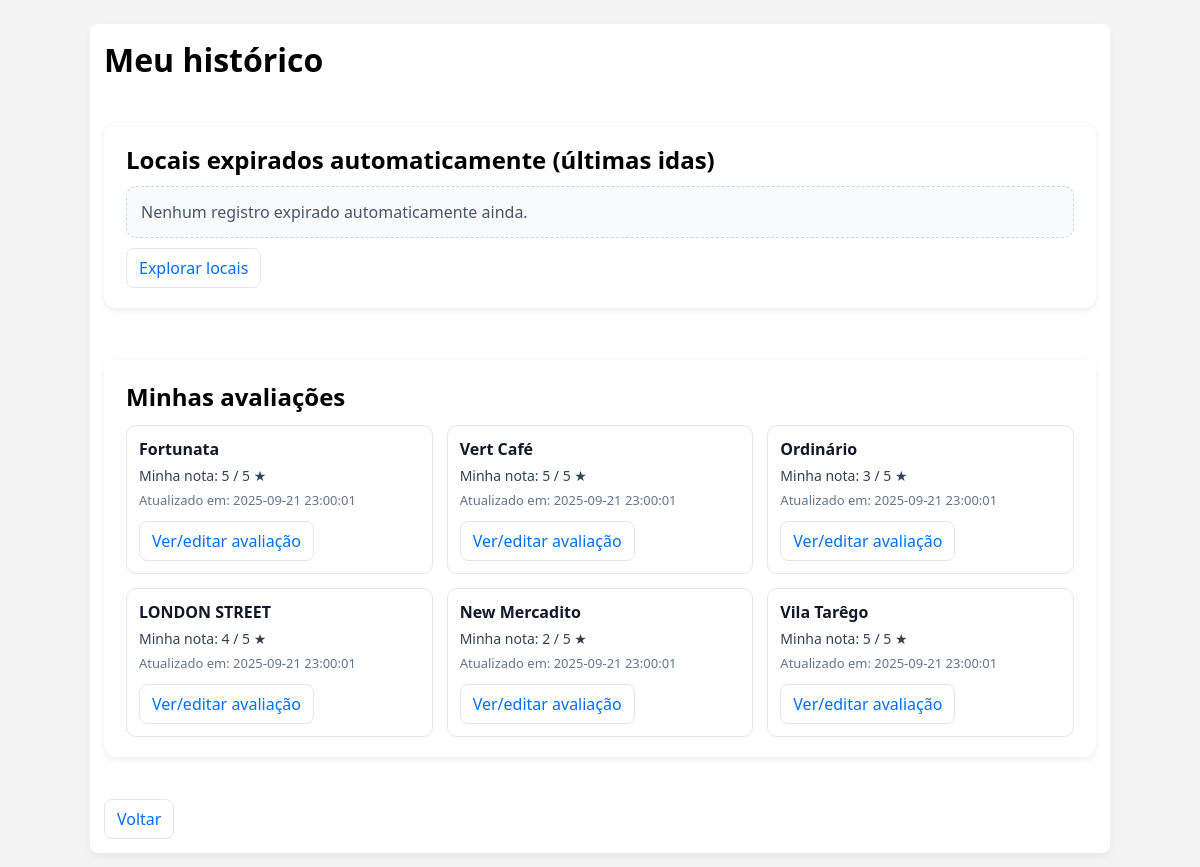
Page /usuario/historico.php (signed in) on the earlier database version.
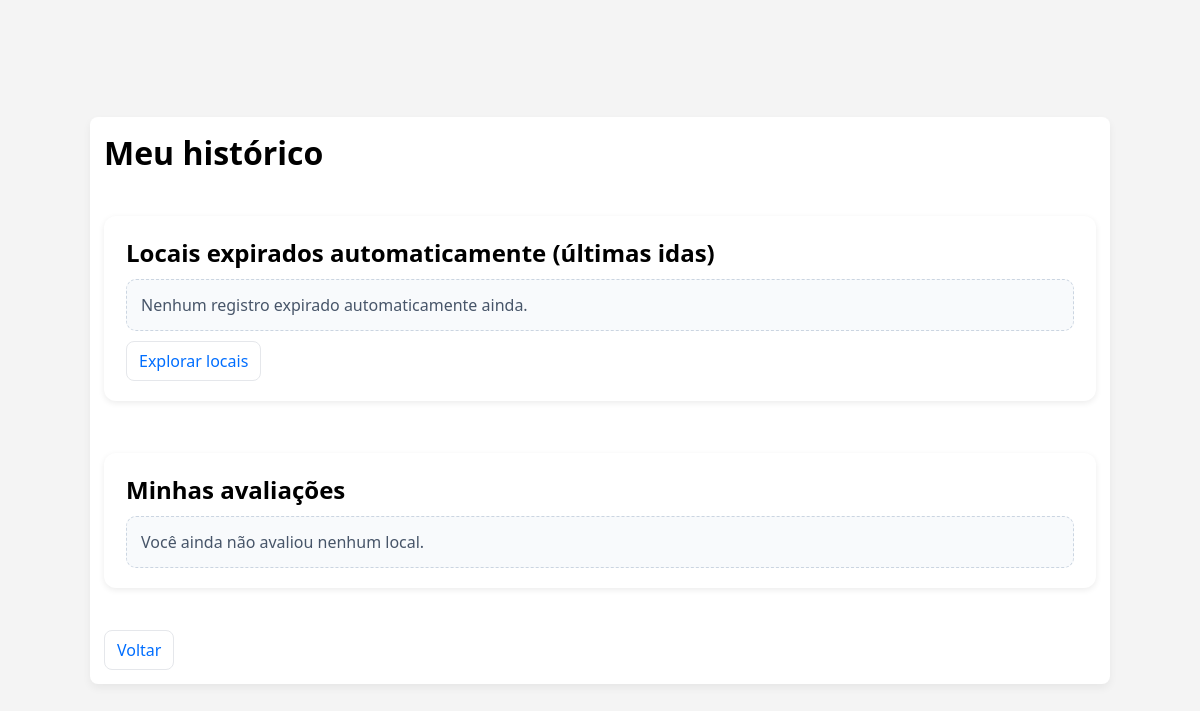
Same page on the later database version.
### tables this page shows
CREATE TABLE `avaliacoes` (
  `id_avaliacao`  INT(11) NOT NULL AUTO_INCREMENT,
  `id_usuario`    INT(11) NOT NULL,
  `id_local`      INT(11) NOT NULL,
  `nota`          TINYINT(4) NOT NULL CHECK (`nota` BETWEEN 1 AND 5),
  `comentario`    TEXT DEFAULT NULL,
  `criado_em`     TIMESTAMP NOT NULL DEFAULT CURRENT_TIMESTAMP,
  `atualizado_em` TIMESTAMP NOT NULL DEFAULT CURRENT_TIMESTAMP ON UPDATE CURRENT_TIMESTAMP,
  PRIMARY KEY (`id_avaliacao`),
  UNIQUE KEY `unq_avaliacoes_usuario_local` (`id_usuario`,`id_local`),
  KEY `fk_avaliacoes_local` (`id_local`),
  CONSTRAINT `fk_avaliacoes_usuario`
    FOREIGN KEY (`id_usuario`) REFERENCES `usuario` (`id_usuario`) ON DELETE CASCADE,
  CONSTRAINT `fk_avaliacoes_local`
    FOREIGN KEY (`id_local`)   REFERENCES `locais`  (`id_local`)   ON DELETE CASCADE
);

CREATE TABLE `locais` (
  `id_local` INT(11) NOT NULL AUTO_INCREMENT,
  `nome`     VARCHAR(120) NOT NULL,
  `tipo`     ENUM(
               'Restaurante','Bar','Cafeteria','Lanchonete','Pizzaria','Pub','Balada',
               'Parque','Trilha','Praça','Museu','Teatro','Cinema','Show','Evento',
               'Feira','Mercado','Centro Cultural','Atração Turística','Outro'
             ) NOT NULL,
  `descricao`              TEXT DEFAULT NULL,
  `endereco`               VARCHAR(255) NOT NULL,
  `faixa_preco`            ENUM('Econômico','Médio','Alto') NOT NULL,
  `horario_funcionamento`  TEXT DEFAULT NULL,
  `site`                   VARCHAR(255) DEFAULT NULL,
  `telefone`               VARCHAR(25)  DEFAULT NULL,
  `email_contato`          VARCHAR(120) DEFAULT NULL,
  `redes_sociais`          TEXT DEFAULT NULL,
  `servicos`               TEXT DEFAULT NULL,
  `imagem_capa`            VARCHAR(255) DEFAULT NULL,
  `avaliacao_media`        FLOAT DEFAULT 0,
  `criado_em`              TIMESTAMP NOT NULL DEFAULT CURRENT_TIMESTAMP,
  `atualizado_em`          TIMESTAMP NOT NULL DEFAULT CURRENT_TIMESTAMP ON UPDATE CURRENT_TIMESTAMP,
  PRIMARY KEY (`id_local`),
  KEY `idx_locais_tipo` (`tipo`),
  KEY `idx_locais_faixa` (`faixa_preco`),
  KEY `idx_locais_nome`  (`nome`)
);

### usuario/historico.php (the view, shortened to what this page needs)
<?php
$pdo = pdo();
$idUsuario = $_SESSION['id_usuario']
  ?? $_SESSION['user_id']
  ?? ($_SESSION['usuario']['id_usuario'] ?? null)
  ?? ($_SESSION['user']['id_usuario'] ?? null)
  ?? ($_SESSION['auth']['id_usuario'] ?? null);
$idUsuario = (int) ($idUsuario ?? 0);
$pdo->prepare("
  UPDATE estou_indo
     SET desmarcado_em = NOW(),
         desmarcado_motivo = 'auto'
   WHERE id_usuario = :u
     AND desmarcado_em IS NULL
     AND TIMESTAMPDIFF(HOUR, data_marcacao, NOW()) > 12
")->execute([':u' => $idUsuario]);
$sqlIr = "
  SELECT
    ei.data_marcacao,
    ei.desmarcado_em,
    ei.desmarcado_motivo,
    l.id_local,
    l.nome,
    l.tipo,
    l.faixa_preco,
    l.endereco,
    l.avaliacao_media,
    'encerrado (auto)' AS status
  FROM estou_indo ei
  JOIN locais l ON l.id_local = ei.id_local
  WHERE ei.id_usuario = :u
    AND ei.desmarcado_em IS NOT NULL
    AND ei.desmarcado_motivo = 'auto'
  ORDER BY ei.data_marcacao DESC
";
$stmtIr = $pdo->prepare($sqlIr);
$stmtIr->execute([':u' => $idUsuario]);
$indo = $stmtIr->fetchAll(PDO::FETCH_ASSOC);
$sqlAval = "
  SELECT a.id_avaliacao, a.nota, a.comentario, a.criado_em, a.atualizado_em,
         l.id_local, l.nome, l.tipo, l.faixa_preco, l.avaliacao_media
  FROM avaliacoes a
  JOIN locais l ON l.id_local = a.id_local
  WHERE a.id_usuario = :u
  ORDER BY a.atualizado_em DESC, a.criado_em DESC
";
$stmtAval = $pdo->prepare($sqlAval);
$stmtAval->execute([':u' => $idUsuario]);
$avaliacoes = $stmtAval->fetchAll(PDO::FETCH_ASSOC);
?>
<!DOCTYPE html>
<html lang="pt-br">
<head>
  <link rel="stylesheet" href="../css/style.css">
  <link rel="stylesheet" href="../css/explorar.css">
</head>
<body>
  <div class="main-container">
    <h1 style="margin-bottom:10px;">Meu histórico</h1>
    <section class="section">
      <h2>Locais expirados automaticamente (últimas idas)</h2>
      <?php if (!$indo): ?>
        <div class="empty">Nenhum registro expirado automaticamente ainda.</div>
        <div style="margin-top:10px;">
          <a class="link-button" href="../locais/explorar.php">Explorar locais</a>
        </div>
      <?php endif; ?>
    </section>
    <section class="section">
      <h2>Minhas avaliações</h2>
      <?php if (!$avaliacoes): ?>
        <div class="empty">Você ainda não avaliou nenhum local.</div>
      <?php else: ?>
        <div class="items-list">
          <?php foreach ($avaliacoes as $row): ?>
            <div class="item-card">
              <div class="title"><?php echo htmlspecialchars($row['nome'], ENT_QUOTES, 'UTF-8'); ?></div>
              <div class="rating">Minha nota: <?php echo (int)$row['nota']; ?> / 5 ★</div>
              <div class="meta">Atualizado em: <?php echo htmlspecialchars($row['atualizado_em'], ENT_QUOTES, 'UTF-8'); ?></div>
              <div class="actions">
                <a class="link-button" href="../locais/detalhes.php?id=<?php echo (int)$row['id_local']; ?>">Ver/editar avaliação</a>
              </div>
            </div>
          <?php endforeach; ?>
        </div>
      <?php endif; ?>
    </section>
    <div style="margin-top:10px;">
      <a class="link-button" href="../auth/perfil.php">Voltar</a>
    </div>
  </div>
</body>
</html>

Differences in the rows shown:
removed avaliacoes: id_local.nome "Fortunata", nota "5", atualizado_em "2025-09-21 23:00:01"
removed avaliacoes: id_local.nome "Vert Café", nota "5", atualizado_em "2025-09-21 23:00:01"
removed avaliacoes: id_local.nome "Ordinário", nota "3", atualizado_em "2025-09-21 23:00:01"
removed avaliacoes: id_local.nome "LONDON STREET", nota "4", atualizado_em "2025-09-21 23:00:01"
removed avaliacoes: id_local.nome "New Mercadito", nota "2", atualizado_em "2025-09-21 23:00:01"
removed avaliacoes: id_local.nome "Vila Tarêgo", nota "5", atualizado_em "2025-09-21 23:00:01"
Other differences:
text now shown: "Você ainda não avaliou nenhum local."
